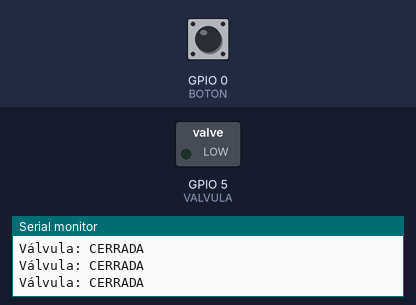
Simulated run of this sketch. Board: ESP32. On the bench: switched loads named in the sketch (green lamp = pin HIGH), the last lines printed to the serial monitor. The test bench sets the inputs (shaded band); at power-on: GPIO 0 (BOTON) HIGH.

Above: at 1.2 s.
1.3 s: GPIO 0 (BOTON) pulled LOW for 0.15 s
At 1.4 s:
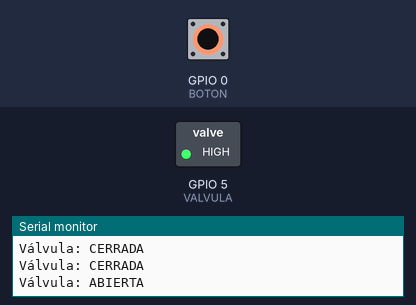
3.0 s: GPIO 0 (BOTON) pulled LOW for 3.2 s
At 7.6 s:
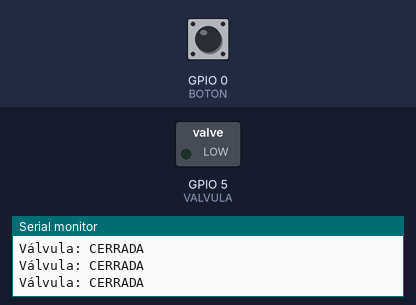
Timing chart, 0 to 9.1 s (numbered marks = the images above; inputs shaded):
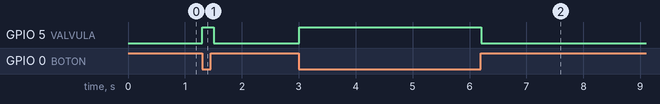

The sketch:

electrovalvula.ino
```cpp
// 1. DECLARAR LIBRERIAS
// #include <WiFi.h>

// 2. DEFINICIÓN O ETIQUETADO DE PINES DE ENTRADA Y SALIDA
#define VALVULA  5    // Señal de control al módulo MOSFET / transistor
#define BOTON    0    // Botón BOOT del ESP32 (GPIO 0)

// 3. DECLARACION DE CONSTANTES

// 4. DECLARACION DE VARIABLES

// 5. DECLARACION DE SUBRUTINAS Y/O FUNCIONES

// 6. CONFIGURACION INICIAL
void setup()
{
  // CONFIGURACION DE PINES DE ENTRADA Y SALIDA
  pinMode(VALVULA, OUTPUT);
  pinMode(BOTON, INPUT_PULLUP);  // El botón BOOT usa pull-up interno

  // LIMPIEZA DE SALIDAS
  digitalWrite(VALVULA, LOW);    // Válvula cerrada al inicio

  // COMUNICACIONES
  Serial.begin(115200);
}

// 7. FUNCION INFINITA PRINCIPAL
void loop()
{
  if (digitalRead(BOTON) == LOW)   // BOOT activa en LOW por pull-up
  {
    digitalWrite(VALVULA, HIGH);   // Abre la válvula
    Serial.println("Válvula: ABIERTA");
  }
  else
  {
    digitalWrite(VALVULA, LOW);    // Cierra la válvula
    Serial.println("Válvula: CERRADA");
  }
  delay(100);
}
```

Measured:
- after the input at 1.3 s, GPIO 5 (VALVULA): LOW → HIGH at once, → LOW 0.20 s later
- after the input at 3.0 s, GPIO 5 (VALVULA): LOW → HIGH at once, → LOW 3.2 s later
